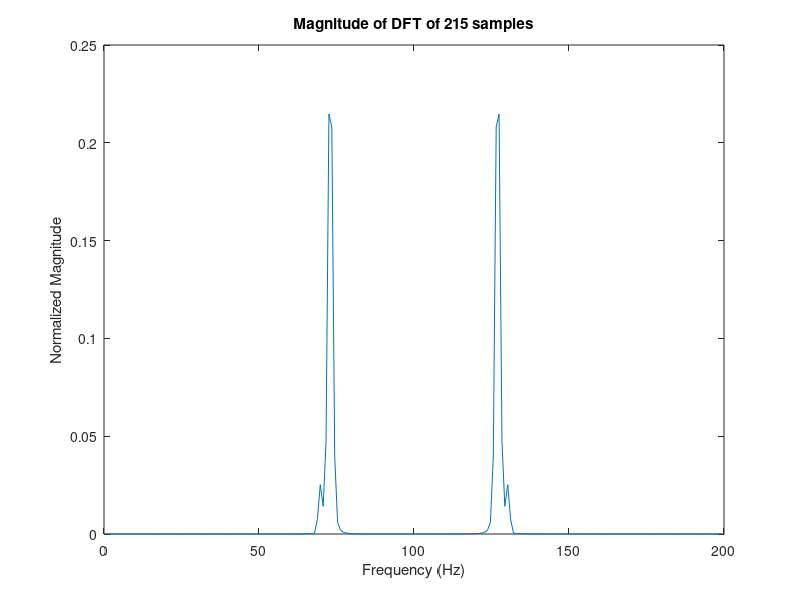
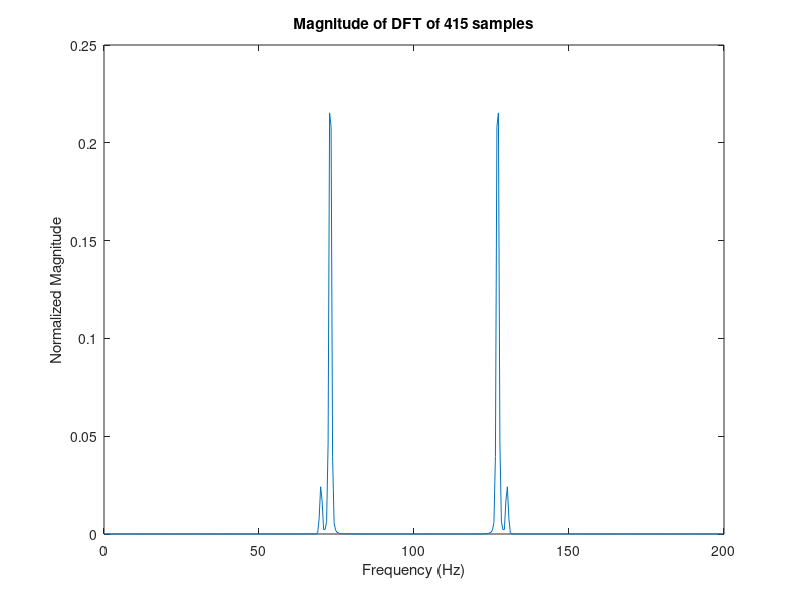
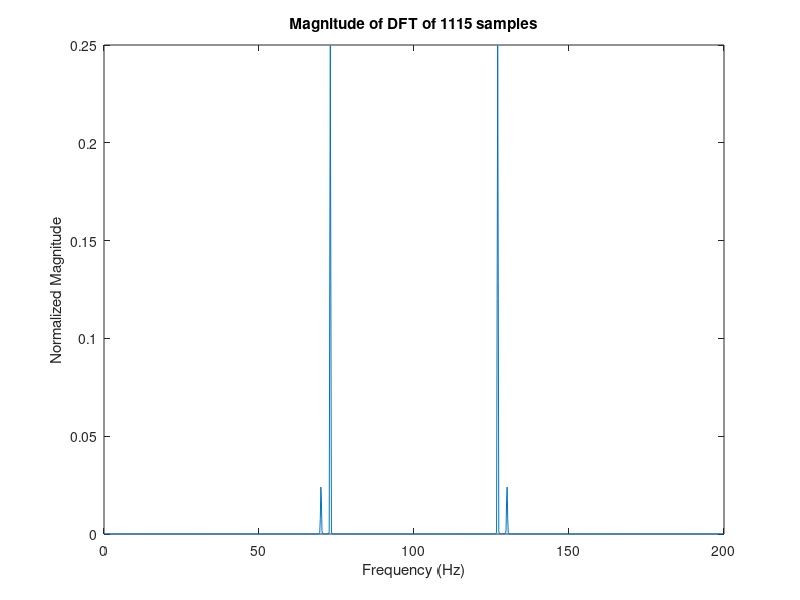
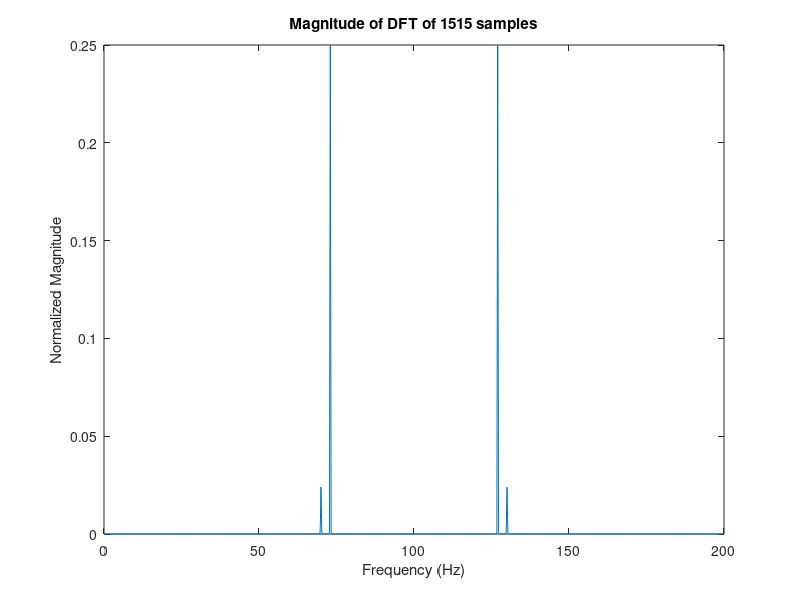

The MATLAB source for these figures, in order:
A = 140;
B = 146;

fs = 200;
dt = 1/fs;

t = 0:dt:10-dt;

xa = 0.1*sin(A*pi*t) + cos(B*pi*t);

h1 = transpose(hanning(215));
y1 = fft(xa(1:215).*h1, 215);
f1 = (0:214)*fs/215;
N1 = length(y1);

figure;
plot(f1, abs(y1/N1))
title("Magnitude of DFT of 215 samples");
xlabel("Frequency (Hz)");
ylabel("Normalized Magnitude");

h2 = transpose(hanning(415));
y2 = fft(xa(1:415).*h2, 415);
f2 = (0:414)*fs/415;
N2 = length(y2);

figure;
plot(f2, abs(y2/N2))
title("Magnitude of DFT of 415 samples");
xlabel("Frequency (Hz)");
ylabel("Normalized Magnitude");

h3 = transpose(hanning(1115));
y3 = fft(xa(1:1115).*h3, 1115);
f3 = (0:1114)*fs/1115;
N3 = length(y3);

figure;
plot(f3, abs(y3/N3))
title("Magnitude of DFT of 1115 samples");
xlabel("Frequency (Hz)");
ylabel("Normalized Magnitude");

h4 = transpose(hanning(1515));
y4 = fft(xa(1:1515).*h4, 1515);
f4 = (0:1514)*fs/1515;
N4 = length(y4);

figure;
plot(f4, abs(y4/N4))
title("Magnitude of DFT of 1515 samples");
xlabel("Frequency (Hz)");
ylabel("Normalized Magnitude");

h5 = transpose(hanning(1915));
y5 = fft(xa(1:1915).*h5, 1915);
f5 = (0:1914)*fs/1915;
N5 = length(y5);

figure;
plot(f5, abs(y5/N5))
title("Magnitude of DFT of 1915 samples");
xlabel("Frequency (Hz)");
ylabel("Normalized Magnitude");